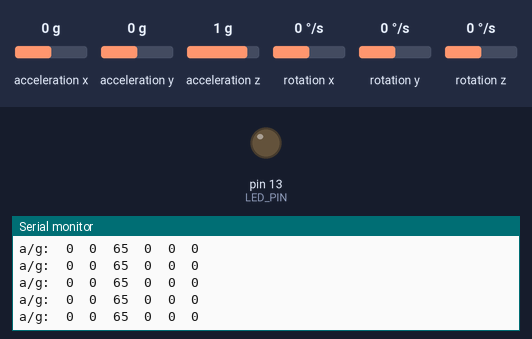
This sketch was run on a simulated Arduino Uno, built with avr-gcc and run on an emulated ATmega328P. Shown: output pins drawn as LEDs (lit = HIGH), the last lines printed to the serial monitor. The test bench sets the inputs (shaded band); at power-on: acceleration x 0 g, acceleration y 0 g, acceleration z 1 g, rotation x 0 °/s, rotation y 0 °/s, rotation z 0 °/s.

Above: at 3.2 s.
3.3 s: acceleration x set to -1.4 g
At 4.4 s:
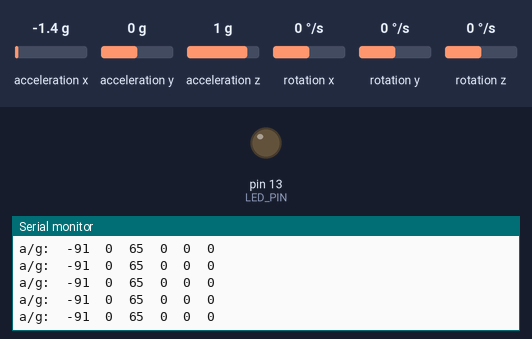
6.3 s: acceleration y set to -1.4 g
At 6.9 s:
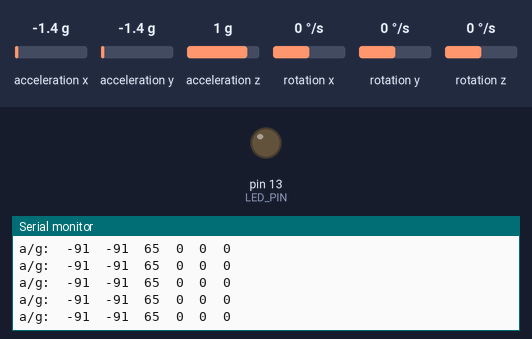
9.3 s: acceleration z set to -1.4 g
At 10.0 s:
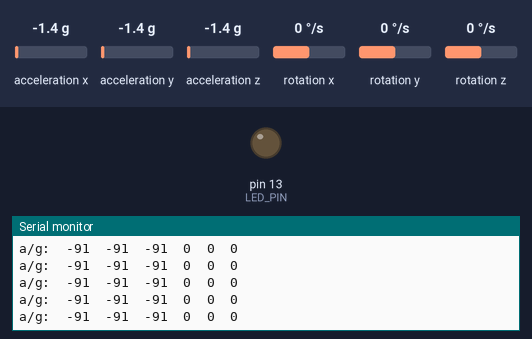

The sketch:

MPU6050_raw.ino
```cpp
// I2C device class (I2Cdev) demonstration Arduino sketch for MPU6050 class
// 10/7/2011 by Jeff Rowberg <jeff@rowberg.net>
// Updates should (hopefully) always be available at https://github.com/jrowberg/i2cdevlib
//
// Changelog:
//      2013-05-08 - added multiple output formats
//                 - added seamless Fastwire support
//      2011-10-07 - initial release

/* ============================================
  I2Cdev device library code is placed under the MIT license
  Copyright (c) 2011 Jeff Rowberg

  Permission is hereby granted, free of charge, to any person obtaining a copy
  of this software and associated documentation files (the "Software"), to deal
  in the Software without restriction, including without limitation the rights
  to use, copy, modify, merge, publish, distribute, sublicense, and/or sell
  copies of the Software, and to permit persons to whom the Software is
  furnished to do so, subject to the following conditions:

  The above copyright notice and this permission notice shall be included in
  all copies or substantial portions of the Software.

  THE SOFTWARE IS PROVIDED "AS IS", WITHOUT WARRANTY OF ANY KIND, EXPRESS OR
  IMPLIED, INCLUDING BUT NOT LIMITED TO THE WARRANTIES OF MERCHANTABILITY,
  FITNESS FOR A PARTICULAR PURPOSE AND NONINFRINGEMENT. IN NO EVENT SHALL THE
  AUTHORS OR COPYRIGHT HOLDERS BE LIABLE FOR ANY CLAIM, DAMAGES OR OTHER
  LIABILITY, WHETHER IN AN ACTION OF CONTRACT, TORT OR OTHERWISE, ARISING FROM,
  OUT OF OR IN CONNECTION WITH THE SOFTWARE OR THE USE OR OTHER DEALINGS IN
  THE SOFTWARE.
  ===============================================
*/

// I2Cdev and MPU6050 must be installed as libraries, or else the .cpp/.h files
// for both classes must be in the include path of your project
#include "I2Cdev.h"
#include "MPU6050.h"

// Arduino Wire library is required if I2Cdev I2CDEV_ARDUINO_WIRE implementation
// is used in I2Cdev.h
#if I2CDEV_IMPLEMENTATION == I2CDEV_ARDUINO_WIRE
#include "Wire.h"
#endif

// class default I2C address is 0x68
// specific I2C addresses may be passed as a parameter here
// AD0 low = 0x68 (default for InvenSense evaluation board)
// AD0 high = 0x69
MPU6050 accelgyro;
//MPU6050 accelgyro(0x69); // <-- use for AD0 high

int16_t ax, ay, az;
int16_t gx, gy, gz;
int16_t cax, cay, caz;
int16_t cgx, cgy, cgz;
int16_t oax, oay, oaz;
int16_t ogx, ogy, ogz;
int16_t sgx, sgy, sgz;


// uncomment "OUTPUT_READABLE_ACCELGYRO" if you want to see a tab-separated
// list of the accel X/Y/Z and then gyro X/Y/Z values in decimal. Easy to read,
// not so easy to parse, and slow(er) over UART.
#define OUTPUT_READABLE_ACCELGYRO

// uncomment "OUTPUT_BINARY_ACCELGYRO" to send all 6 axes of data as 16-bit
// binary, one right after the other. This is very fast (as fast as possible
// without compression or data loss), and easy to parse, but impossible to read
// for a human.
//#define OUTPUT_BINARY_ACCELGYRO


#define LED_PIN 13
bool blinkState = false;

void setup() {
  // join I2C bus (I2Cdev library doesn't do this automatically)
#if I2CDEV_IMPLEMENTATION == I2CDEV_ARDUINO_WIRE
  Wire.begin();
#elif I2CDEV_IMPLEMENTATION == I2CDEV_BUILTIN_FASTWIRE
  Fastwire::setup(400, true);
#endif

  // initialize serial communication
  // (38400 chosen because it works as well at 8MHz as it does at 16MHz, but
  // it's really up to you depending on your project)
  Serial.begin(38400);

  // initialize device
  Serial.println("Initializing I2C devices...");
  accelgyro.initialize();

  // verify connection
  Serial.println("Testing device connections...");
  Serial.println(accelgyro.testConnection() ? "MPU6050 connection successful" : "MPU6050 connection failed");

  // use the code below to change accel/gyro offset values
  /*
    Serial.println("Updating internal sensor offsets...");
    // -76	-2359	1688	0	0	0
    Serial.print(accelgyro.getXAccelOffset()); Serial.print("\t"); // -76
    Serial.print(accelgyro.getYAccelOffset()); Serial.print("\t"); // -2359
    Serial.print(accelgyro.getZAccelOffset()); Serial.print("\t"); // 1688
    Serial.print(accelgyro.getXGyroOffset()); Serial.print("\t"); // 0
    Serial.print(accelgyro.getYGyroOffset()); Serial.print("\t"); // 0
    Serial.print(accelgyro.getZGyroOffset()); Serial.print("\t"); // 0
    Serial.print("\n");
    accelgyro.setXGyroOffset(220);
    accelgyro.setYGyroOffset(76);
    accelgyro.setZGyroOffset(-85);
    Serial.print(accelgyro.getXAccelOffset()); Serial.print("\t"); // -76
    Serial.print(accelgyro.getYAccelOffset()); Serial.print("\t"); // -2359
    Serial.print(accelgyro.getZAccelOffset()); Serial.print("\t"); // 1688
    Serial.print(accelgyro.getXGyroOffset()); Serial.print("\t"); // 0
    Serial.print(accelgyro.getYGyroOffset()); Serial.print("\t"); // 0
    Serial.print(accelgyro.getZGyroOffset()); Serial.print("\t"); // 0
    Serial.print("\n");
  */

  // configure Arduino LED for
  pinMode(LED_PIN, OUTPUT);
  Calib();
  delay(1000);
}

void loop() {
  if (Serial.available() > 0)
  {
    Serial.read();
    Calib();
  }
  // read raw accel/gyro measurements from device
  //accelgyro.getMotion6(&ax, &ay, &az, &gx, &gy, &gz);

  accelgyro.getAcceleration(&ax, &ay, &az);
  accelgyro.getRotation(&gx, &gy, &gz);

  /*ax -= oax;
  ay -= oay;
  az -= oaz;
  gx -= ogx;
  gy -= ogy;
  gz -= ogz;*/
  gx = gx * .047;
  gy = gy * .047;
  gz = gz * .047;
  gx = gx / 131;
  gy = gy / 131;
  gz = gz / 131;
  ax = ax / 250;
  ay = ay / 250;
  az = az / 250;
  sgx += gx;
  sgy += gy;
  sgz += gz;
  // these methods (and a few others) are also available
  //accelgyro.getAcceleration(&ax, &ay, &az);
  //accelgyro.getRotation(&gx, &gy, &gz);

#ifdef OUTPUT_READABLE_ACCELGYRO
  // display tab-separated accel/gyro x/y/z values
  Serial.print("a/g:\t");
  Serial.print(ax); Serial.print("\t");
  Serial.print(ay); Serial.print("\t");
  Serial.print(az); Serial.print("\t");
  Serial.print(sgx); Serial.print("\t");
  Serial.print(sgy); Serial.print("\t");
  Serial.println(sgz);
#endif
/*
#ifdef OUTPUT_BINARY_ACCELGYRO
  Serial.write((uint8_t)(ax >> 8)); Serial.write((uint8_t)(ax & 0xFF));
  Serial.write((uint8_t)(ay >> 8)); Serial.write((uint8_t)(ay & 0xFF));
  Serial.write((uint8_t)(az >> 8)); Serial.write((uint8_t)(az & 0xFF));
  Serial.write((uint8_t)(gx >> 8)); Serial.write((uint8_t)(gx & 0xFF));
  Serial.write((uint8_t)(gy >> 8)); Serial.write((uint8_t)(gy & 0xFF));
  Serial.write((uint8_t)(gz >> 8)); Serial.write((uint8_t)(gz & 0xFF));
#endif*/
/*
  // blink LED to indicate activity
  blinkState = !blinkState;
  digitalWrite(LED_PIN, blinkState);*/
}


void Calib()
{
  for (int y = 0; y < 5; y++)
  {
    accelgyro.getMotion6(&cax, &cay, &caz, &cgx, &cgy, &cgz);
    oax += cax; oay += cay; oaz += caz;
    ogx += cgx; ogy += cgy; ogz += cgz;
    delay(200);
  }
  oax = oax / 5; oay = oay / 5; oaz = oaz / 5;
  ogx = ogx / 5; ogy = ogy / 5; ogz = ogz / 5;
}
```

Measured:
- after the input at 3.3 s, the serial monitor: prints a new line at once (image 1)
- after the input at 6.3 s, the serial monitor: prints a new line at once (image 2)
- after the input at 9.3 s, the serial monitor: prints a new line at once (image 3)
